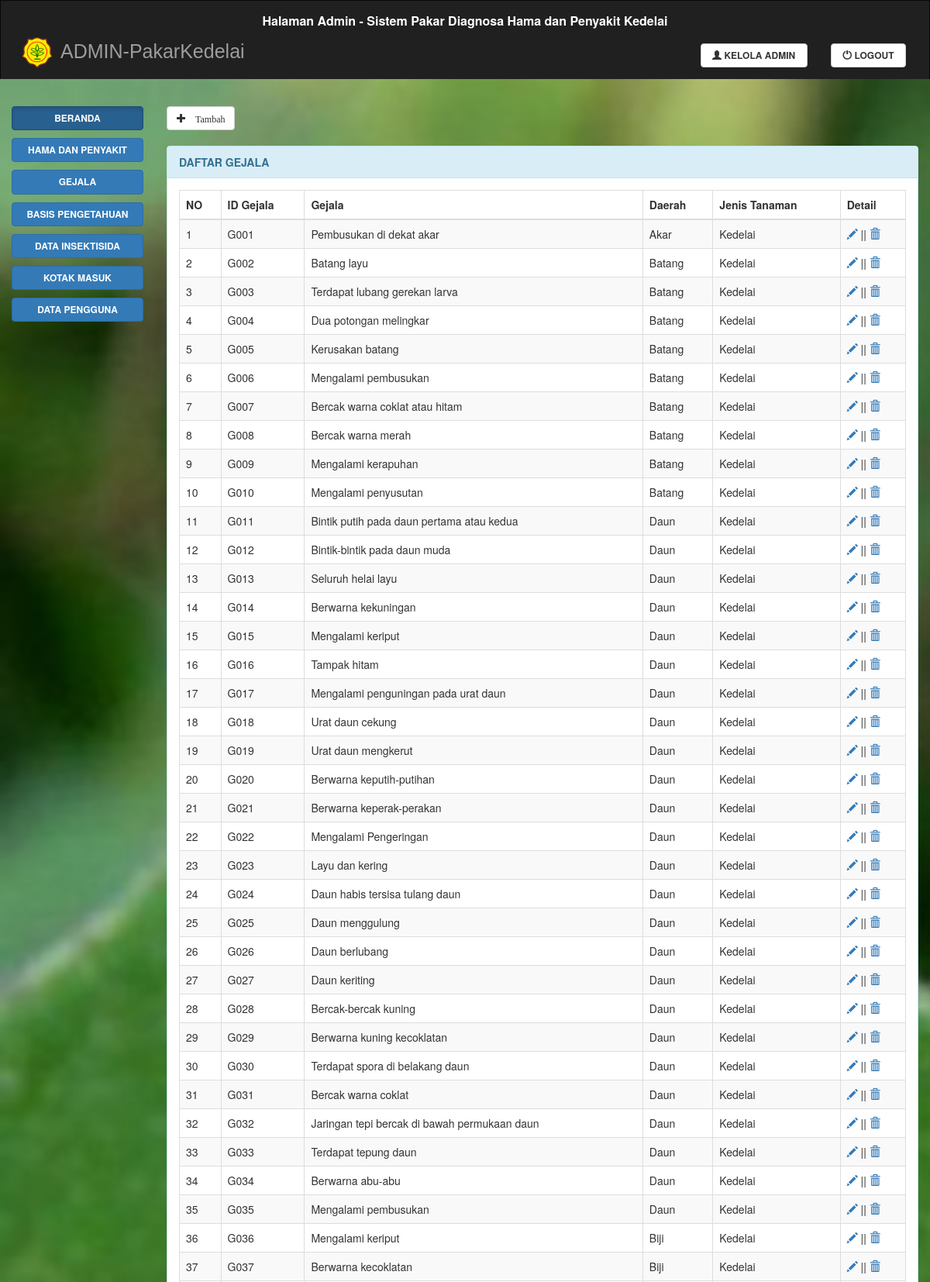
/admin/gejala.php (signed in, upper part), run on the app's committed database.
### tables this page shows
CREATE TABLE `gejala` (
  `idgejala` varchar(10) NOT NULL,
  `gejala` varchar(1000) NOT NULL,
  `daerah` varchar(10) NOT NULL,
  `jenistanaman` varchar(20) NOT NULL
);

### admin/gejala.php (the view, shortened to what this page needs)
<?php
include ('../config/koneksi.php');
?>
<!DOCTYPE html>
<html lang="en">
  <head>
    <link rel="stylesheet" href="https://maxcdn.bootstrapcdn.com/bootstrap/3.3.7/css/bootstrap.min.css">
    <link rel="stylesheet" href="../css/custom.css">
  </head>
  <body>
    <nav class="navbar navbar-inverse">
      <?php include "navadmin.php"; ?>
    </nav>
    <div class="container-fluid text-center">
      <div class="row content">
        <?php include "sidenav.php"; ?>
        <div class="col-sm-10 text-left">
          <a href="ainputgejala.php"><button type="button" class="btn btn-default"><span class="glyphicon glyphicon-plus" aria-hidden="true"> Tambah</span></button></a>
          <br><br>
          <div class="panel panel-info">
            <div class="panel-heading">DAFTAR GEJALA</div>
            <div class="panel-body">
              <div class="box-body table-responsive">
                <table id="example1" class="table table-bordered table-striped">
                  <thead>
                    <tr>
                      <th>NO</th>
                      <th>ID Gejala</th>
                      <th>Gejala</th>
                      <th>Daerah</th>
                      <th>Jenis Tanaman</th>
                      <th>Detail</th>
                    </tr>
                  </thead>
                  <?php
                  $query = mysqli_query($konek_db, 'SELECT * FROM gejala');
                  $no = 1;
                      while ($data = mysqli_fetch_array($query)) {
                      ?>
                        <tr>
                          <td><?php echo $no++ ?></td>
                          <td><?php echo $data['idgejala'] ?></td>
                          <td><?php echo $data['gejala'] ?></td>
                          <td><?php echo $data['daerah'] ?></td>
                          <td><?php echo $data['jenistanaman'] ?></td>
                          <td><a href="aeditgejala.php?id=<?php echo $data['idgejala']; ?>"><i class='glyphicon glyphicon-pencil'></i></a> || <a href="adeletegejala.php?id=<?php echo $data['idgejala']; ?>" onclick='return checkDelete()'><i class='glyphicon glyphicon-trash'></i></a> </td>
                        </tr>
                        <?php } ?>
                </table><br><br><br><br><br>
              </div>
            </div>
          </div>
        </div>
      </div>
    </div>
  </body>
</html>

### css/custom.css (style rules this page uses)
.btn.btn-default { font-size: 12px; margin-right: 5px; font-weight: bold; }
.panel.panel-info { font-size: 14px; }
.panel-heading { font-weight: bold; }
.navbar { background: rgb(32, 32, 32); border-bottom: 0; border-radius: 10px; margin-bottom: 0; border-radius: 0; height: auto; }
.row.content { background-image: url(../img/bg.jpg); background-size: cover; position: relative; padding-top: 35px; padding-bottom: 55px; }

### data on the page
gejala: idgejala "G001", gejala "Pembusukan di dekat akar", daerah "Akar", jenistanaman "Kedelai"
gejala: idgejala "G002", gejala "Batang layu", daerah "Batang", jenistanaman "Kedelai"
gejala: idgejala "G003", gejala "Terdapat lubang gerekan larva", daerah "Batang", jenistanaman "Kedelai"
gejala: idgejala "G004", gejala "Dua potongan melingkar", daerah "Batang", jenistanaman "Kedelai"
gejala: idgejala "G005", gejala "Kerusakan batang", daerah "Batang", jenistanaman "Kedelai"
gejala: idgejala "G006", gejala "Mengalami pembusukan", daerah "Batang", jenistanaman "Kedelai"
gejala: idgejala "G007", gejala "Bercak warna coklat atau hitam", daerah "Batang", jenistanaman "Kedelai"
gejala: idgejala "G008", gejala "Bercak warna merah", daerah "Batang", jenistanaman "Kedelai"
gejala: idgejala "G009", gejala "Mengalami kerapuhan", daerah "Batang", jenistanaman "Kedelai"
gejala: idgejala "G010", gejala "Mengalami penyusutan", daerah "Batang", jenistanaman "Kedelai"
gejala: idgejala "G011", gejala "Bintik putih pada daun pertama atau kedua", daerah "Daun", jenistanaman "Kedelai"
gejala: idgejala "G012", gejala "Bintik-bintik pada daun muda", daerah "Daun", jenistanaman "Kedelai"
gejala: idgejala "G013", gejala "Seluruh helai layu", daerah "Daun", jenistanaman "Kedelai"
gejala: idgejala "G014", gejala "Berwarna kekuningan", daerah "Daun", jenistanaman "Kedelai"
gejala: idgejala "G015", gejala "Mengalami keriput", daerah "Daun", jenistanaman "Kedelai"
gejala: idgejala "G016", gejala "Tampak hitam", daerah "Daun", jenistanaman "Kedelai"
gejala: idgejala "G017", gejala "Mengalami penguningan pada urat daun", daerah "Daun", jenistanaman "Kedelai"
gejala: idgejala "G018", gejala "Urat daun cekung", daerah "Daun", jenistanaman "Kedelai"
gejala: idgejala "G019", gejala "Urat daun mengkerut", daerah "Daun", jenistanaman "Kedelai"
gejala: idgejala "G020", gejala "Berwarna keputih-putihan", daerah "Daun", jenistanaman "Kedelai"
gejala: idgejala "G021", gejala "Berwarna keperak-perakan", daerah "Daun", jenistanaman "Kedelai"
gejala: idgejala "G022", gejala "Mengalami Pengeringan", daerah "Daun", jenistanaman "Kedelai"
gejala: idgejala "G023", gejala "Layu dan kering", daerah "Daun", jenistanaman "Kedelai"
gejala: idgejala "G024", gejala "Daun habis tersisa tulang daun", daerah "Daun", jenistanaman "Kedelai"
gejala: idgejala "G025", gejala "Daun menggulung", daerah "Daun", jenistanaman "Kedelai"
gejala: idgejala "G026", gejala "Daun berlubang", daerah "Daun", jenistanaman "Kedelai"
gejala: idgejala "G027", gejala "Daun keriting", daerah "Daun", jenistanaman "Kedelai"
gejala: idgejala "G028", gejala "Bercak-bercak kuning", daerah "Daun", jenistanaman "Kedelai"
gejala: idgejala "G029", gejala "Berwarna kuning kecoklatan", daerah "Daun", jenistanaman "Kedelai"
gejala: idgejala "G030", gejala "Terdapat spora di belakang daun", daerah "Daun", jenistanaman "Kedelai"
gejala: idgejala "G031", gejala "Bercak warna coklat", daerah "Daun", jenistanaman "Kedelai"
gejala: idgejala "G032", gejala "Jaringan tepi bercak di bawah permukaan daun", daerah "Daun", jenistanaman "Kedelai"
gejala: idgejala "G033", gejala "Terdapat tepung daun", daerah "Daun", jenistanaman "Kedelai"
gejala: idgejala "G034", gejala "Berwarna abu-abu", daerah "Daun", jenistanaman "Kedelai"
gejala: idgejala "G035", gejala "Mengalami pembusukan", daerah "Daun", jenistanaman "Kedelai"
gejala: idgejala "G036", gejala "Mengalami keriput", daerah "Biji", jenistanaman "Kedelai"
gejala: idgejala "G037", gejala "Berwarna kecoklatan", daerah "Biji", jenistanaman "Kedelai"
